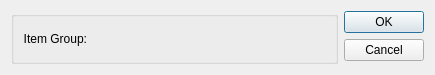
<?xml version="1.0" encoding="UTF-8"?>
<ui version="4.0">
 <comment>This file is part of the xDruple for xTuple ERP, and is
Copyright (c) 1999-2015 by OpenMFG LLC, d/b/a xTuple.
It is licensed to you under the xTuple End-User License Agreement
("the EULA"), the full text of which is available at www.xtuple.com/EULA
While the EULA gives you access to source code and encourages your
involvement in the development process, this Package is not free software.
By using this software, you agree to be bound by the terms of the EULA.</comment>
 <class>itemGroupItemxwd</class>
 <widget class="QDialog" name="itemGroupItemxwd">
  <property name="geometry">
   <rect>
    <x>0</x>
    <y>0</y>
    <width>435</width>
    <height>74</height>
   </rect>
  </property>
  <property name="sizePolicy">
   <sizepolicy hsizetype="Fixed" vsizetype="Fixed">
    <horstretch>0</horstretch>
    <verstretch>0</verstretch>
   </sizepolicy>
  </property>
  <property name="windowTitle">
   <string>Item Group Item</string>
  </property>
  <layout class="QHBoxLayout" name="horizontalLayout_2">
   <item>
    <widget class="QGroupBox" name="_conversionGroup">
     <property name="focusPolicy">
      <enum>Qt::TabFocus</enum>
     </property>
     <property name="title">
      <string/>
     </property>
     <property name="checkable">
      <bool>false</bool>
     </property>
     <property name="checked">
      <bool>false</bool>
     </property>
     <layout class="QVBoxLayout" name="verticalLayout_2">
      <item>
       <layout class="QHBoxLayout" name="horizontalLayout">
        <item>
         <widget class="QLabel" name="_itemgrpLit">
          <property name="sizePolicy">
           <sizepolicy hsizetype="Fixed" vsizetype="Preferred">
            <horstretch>0</horstretch>
            <verstretch>0</verstretch>
           </sizepolicy>
          </property>
          <property name="text">
           <string>Item Group:</string>
          </property>
          <property name="alignment">
           <set>Qt::AlignRight|Qt::AlignTrailing|Qt::AlignVCenter</set>
          </property>
         </widget>
        </item>
        <item>
         <widget class="XComboBox" name="_itemgrp">
          <property name="enabled">
           <bool>true</bool>
          </property>
          <property name="minimumSize">
           <size>
            <width>200</width>
            <height>26</height>
           </size>
          </property>
         </widget>
        </item>
        <item>
         <spacer name="horizontalSpacer">
          <property name="orientation">
           <enum>Qt::Horizontal</enum>
          </property>
          <property name="sizeHint" stdset="0">
           <size>
            <width>40</width>
            <height>20</height>
           </size>
          </property>
         </spacer>
        </item>
       </layout>
      </item>
     </layout>
    </widget>
   </item>
   <item>
    <widget class="QDialogButtonBox" name="_buttonBox">
     <property name="orientation">
      <enum>Qt::Vertical</enum>
     </property>
     <property name="standardButtons">
      <set>QDialogButtonBox::Cancel|QDialogButtonBox::Ok</set>
     </property>
    </widget>
   </item>
  </layout>
 </widget>
 <customwidgets>
  <customwidget>
   <class>XComboBox</class>
   <extends></extends>
   <header>xcombobox.h</header>
  </customwidget>
 </customwidgets>
 <tabstops>
  <tabstop>_conversionGroup</tabstop>
  <tabstop>_itemgrp</tabstop>
  <tabstop>_buttonBox</tabstop>
 </tabstops>
 <resources/>
 <connections/>
</ui>
